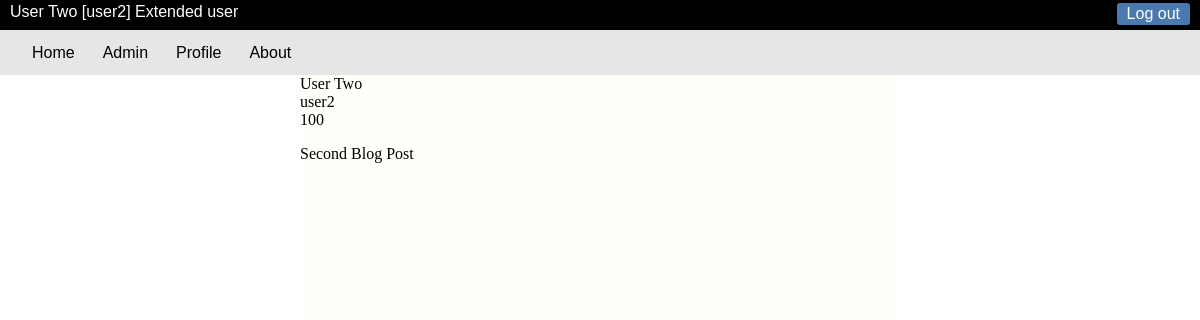
/profile.php (signed in), run on the app's committed database.
### tables this page shows
CREATE TABLE tblUser (
    userID INT AUTO_INCREMENT PRIMARY KEY,
    username VARCHAR(50) NOT NULL,
    password VARCHAR(255) NOT NULL,
    userlevel INT NOT NULL,
    realname VARCHAR(255) NOT NULL
);

CREATE TABLE tblblog (
    blogID INT AUTO_INCREMENT PRIMARY KEY,
    header VARCHAR(255) NOT NULL,
    ingress TEXT NOT NULL,
    text TEXT NOT NULL,
    author INT NOT NULL,
    added TIMESTAMP DEFAULT CURRENT_TIMESTAMP
);

### lang/en.php (called while the page is built, shortened)
<?php
$strLogout="Log out";
$strExtended="Extended user";
?>

### profile.php (the view, shortened to what this page needs)
<!DOCTYPE html>
<?php
    require_once 'func.php';
    if(isLoggedIn()){
        $result=runQuery(connect('dbsdata'), "SELECT * FROM tbluser WHERE userID=".$_SESSION['id']);
        $row=mysqli_fetch_assoc($result);
    }
?>
<html>
<head>
    <link rel="stylesheet" href="style.css">
</head>
<body>
    <div class="userinfo">
        <?=showLoginStatus()?>
    </div>
<?php require_once 'menu.php'; ?>
<div class="content">
    <?php if(isLevel(10)){ ?>
        <div class="box">
            <div class="rname"><?=$row['realname']?></div>
            <div class="uname"><?=$row['username']?></div>
            <div class="ulevel"><?=$row['userlevel']?></div>
        </div>
        <div class="blogsByMe">
        <?php
                if(isLoggedIn()){
                    $result=runQuery(connect('dbsdata'), "SELECT * FROM tblblog WHERE author=".$_SESSION['id']);
                    while($row=mysqli_fetch_assoc($result)){ ?>
                        <div class="myBlog"><?=$row['header']?></div>
                   <?php };
                }
        ?>
        </div>
    <?php } ?>
</div>
</body>
</html>

### func.php (shortened to what this page needs)
<?php
require_once './lang/en.php';
function connect($db){
    $host="localhost";
    $user="root";
    $pass="";
    $conn=mysqli_connect($host,$user,$pass,$db) or die(mysqli_error);
    return $conn;
}
function runQuery($conntmp, $sqlStr){
    if($result=mysqli_query($conntmp,$sqlStr)){
        return $result;
    }else{
        return false;
    };
}
function isLoggedIn(){
    if(!isLevel(10)){
        header("Location:logout.php");
    }else{
        return true;
    }
}
function isLevel($lvl){
    if(isset($_SESSION['level'])){
        if(intval($_SESSION['level'])>=$lvl){
            return true;
        }else{
            return false;
        }
    }else{
        return false;
    }
}
function getRealName($id){
    global $strMessUsernameFail, $strMessWrongID;
    if(isset($id)){
        $tempDB=new db('dbsdata');
        $sql="SELECT * FROM tblUser WHERE userID=$id";
        if($result=$tempDB->runQuery($sql)){
            if(!mysqli_num_rows($result)==1){
                return $strMessWrongID;
             }else{
                $raden=mysqli_fetch_assoc($result);
                return $raden['realname'];
             }
        }else{
            return $strMessUsernameFail;
        }
    }
}
function showLoginStatus(){
    global $strLogin, $strLogout,  $strMessDoLogin;
    $strRet="<div class='loginstatus'>";
    if(isLevel(10)){
        $strRet=$strRet.getRealName($_SESSION['id'])."&nbsp;[".$_SESSION['name']."]&nbsp;".getlevel($_SESSION['level'])."&nbsp;&nbsp;<a href='logout.php' class='logstat'>".$strLogout."</a>";
    }else{
        $strRet=$strRet.$strMessDoLogin."&nbsp;<a href='index.php' class='logstat'>".$strLogin."</a>";
    }
    return $strRet."</div>";
}
function getLevel($level){
    global $strAdmin, $strExtended, $strUser, $strErrUser;
    switch($level){
        case ($level >= 100):
            return $strExtended;
            break;
    }
}
class db {
    function __construct($db_name, $host="localhost", $username="root", $password="") {
        $this->mysqli = mysqli_connect($host, $username, $password, $db_name);
    }
    public function fix($strFix){
        return $this->mysqli->real_escape_string($strFix);
    }
    public function runQuery($strQuery){
        return $this->mysqli->query($strQuery);
    }
}
?>

### style.css (style rules this page uses)
* { margin: 0; padding: 0; box-sizing: border-box; --outline: 1px solid red; }
:root { --formheight: 10%; --bg-light: rgb(255, 255, 249); --bg-middle: rgb(226, 228, 231); --bg-middle-lighter: rgb(245, 245, 245); --bg-dark: rgb(0, 0, 0); --clr-accent: rgb(74, 121, 175); --clr-text: #222; --clr-light-text: #fff; --clr-border: rgba(0, 0, 0, 0.1); }
.content { position: relative; top: 0px; margin-left: auto; margin-right: auto; width: 50%; height: calc(100vh); background: var(--bg-light); display: flex; flex-direction: column; overflow-y: auto; gap: 1rem; }
.loginstatus { font-family: sans-serif; padding: 3px 10px; height: 30px; background: var(--bg-dark); color: var(--clr-light-text); }
.logstat { padding: 2px 10px; border-radius: 3px; text-decoration: none; background: var(--clr-accent); color: var(--clr-light-text); float: right; }

### data on the page
tbluser: realname "User Two", username "user2", userlevel "100"
tblblog: header "Second Blog Post"

### other printed values
$_SESSION['name'] "user2"
getlevel($_SESSION['level']) "Extended user"
$strLogout "Log out"
$strHome "Home"
$strAdmin "Admin"
$strProfile "Profile"
$strAbout "About"
